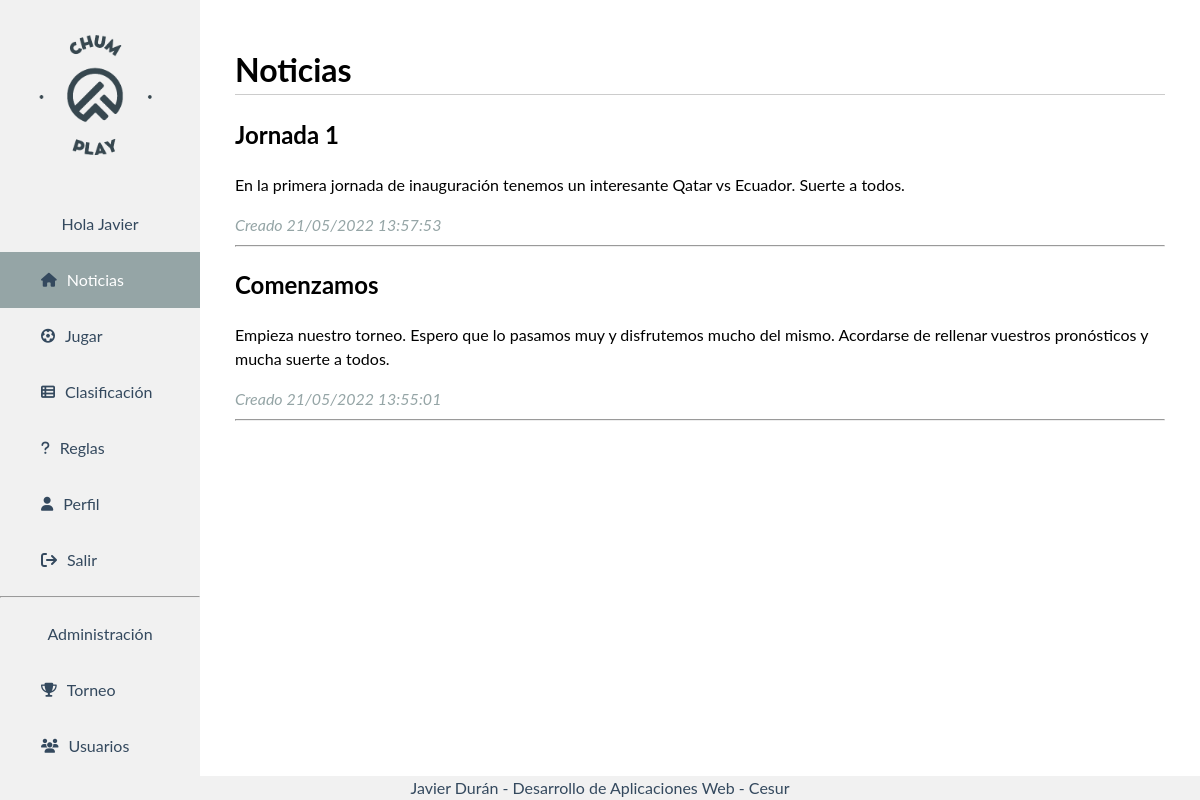
The app's page /home.php (signed in) with its own data.
### tables this page shows
CREATE TABLE `tbl_notices` (
  `id` int(11) NOT NULL,
  `title` varchar(256) NOT NULL,
  `article` varchar(4000) NOT NULL,
  `created` datetime NOT NULL
);

### lib/Session_Users.php (called while the page is built, shortened)
<?php
class Session_Users
{
  private $usuario=null;
  private $rol = null;
  function __construct()
  {
    if(isset($_SESSION["usuario"]) || isset($_SESSION["rol"]) || isset($_SESSION["id"]) ) {
      $this->usuario=$_SESSION["usuario"];
      $this->rol = $_SESSION["rol"];
    }
  }
  public function getUsuario(){
    return $this->usuario;
  }
  public function getRol(){
    return $this->rol;
  }
}
?>

### lib/db.php (called while the page is built, shortened)
<?php
class db
{
  private $host = "localhost";
  private $user = "root";
  private $pass = "";
  private $db_name = "chumplay";
  private $conexion;
  private $error = false;
  function __construct()
  {
    $this->conexion = new mysqli($this->host, $this->user, $this->pass, $this->db_name);
  }
  public function realizarConsulta($consulta)
  {
    if ($this->error == false) {
      $resultado = $this->conexion->query($consulta);
      return $resultado;
    } else {
      $this->error_msj = "Imposible realizar la consulta: " . $consulta;
      return null;
    }
  }
}

### lib/Notices.php (called while the page is built, shortened)
<?php
include "db.php";
class Notices extends db
{
    function listNotices($orderDesc = false)
    {
        if ($orderDesc == false) {
            $sql = "SELECT * from tbl_notices ORDER BY ID DESC";
        } else {
            $sql = "SELECT * from tbl_notices";
        }
        return $this->realizarConsulta($sql);
    }
}

### home.php (the view, shortened to what this page needs)
<?php
include "lib/Notices.php";
include "lib/Session_Users.php";
$notices = new Notices();
$resultado = $notices->listNotices();
$seguridad = new Session_Users();
$nameuser_session = $seguridad->getUsuario();
$roluser_session = $seguridad->getRol();
?>
<!DOCTYPE html>
<html lang="en">
<head>
    <link rel="stylesheet" type="text/css" href="css/menu.css">
    <link rel="stylesheet" type="text/css" href="css/style.css">
    <link rel="stylesheet" href="https://cdnjs.cloudflare.com/ajax/libs/font-awesome/6.1.1/css/all.min.css" />
</head>
<body>
    <div class="sidebar">
        <img src="img/logo.png" alt="ChumPlay" title="ChumPlay">
        <label class="namelogin">Hola <?php echo $nameuser_session; ?></label>
        <a class="active" href="home.php"> <i class="fa fa-home fa-sm"></i>Noticias</a>
        <a href="play.php"><i class="fa fa-solid fa-futbol fa-sm"></i>Jugar</a>
        <a href="rating.php"><i class="fa fa-solid fa-table-list fa-sm"></i>Clasificación</a>
        <a href="rules.php"><i class="fa fa-solid fa-question fa-sm"></i>Reglas</a>
        <a href="profile.php"><i class="fa fa-solid fa-user fa-sm"></i>Perfil</a>
        <a href="logout.php"><i class="fa fa-solid fa-arrow-right-from-bracket"></i>Salir</a>
        <?php if ($roluser_session == 1) { ?>
            <hr>
            <label class="admin">Administración</label>
            <a href="admin/cup.php"><i class="fa fa-solid fa-trophy fa-sm"></i>Torneo</a>
            <a href="admin/players.php"><i class="fa fa-solid fa-users fa-sm"></i>Usuarios</a>
            <a href="admin/notices.php"><i class="fa fa-solid fa-file-lines"></i>Noticias</a>
        <?php }
        ?>
    </div>
    <div class="content">
        <h1>Noticias</h1>
        <section id="content">
        <?php
            while ($row = $resultado->fetch_assoc()) { ?>
            <h2><?php echo $row['title']; ?></h2>
            <p>
                <?php echo $row['article']; ?>
            </p>
            <span class="date">Creado <?php
                $date = date_create($row['created']);
                echo date_format($date, 'd/m/Y H:i:s' );
            ?></span>
            <hr>
        <?php } ?>
        </section>
    </div>
    <div class="footer">
        Javier Durán - Desarrollo de Aplicaciones Web - Cesur
    </div>
</body>
</html>

### css/menu.css (style rules this page uses)
body { margin: 0; font-family: "Lato", sans-serif; }
.fa { padding-right: 10px; }
.admin { display: block; color: #34495e; padding: 16px; text-decoration: none; text-align: center; }
.namelogin { display: block; color: #34495e; padding: 16px; text-decoration: none; text-align: center; }
.sidebar { margin: 0; padding: 0; width: 200px; background-color: #f1f1f1; position: fixed; height: 100%; overflow: auto; font-size: 1.0em; }
.sidebar img { width: 95%; }
.sidebar a { display: block; color: #34495e; padding: 16px; text-decoration: none; }
.sidebar a.active { background-color: #95a5a6; color: white; }
div.content { margin-left: 200px; padding: 25px 35px; }
.footer { position: fixed; left: 0; bottom: 0; width: 100%; background-color: #f1f1f1; color: #34495e; text-align: center; }

### css/style.css (style rules this page uses)
html, body { line-height: 1.5; }
h1 { border-bottom: 1px solid #ccc; }
.date { font-style: italic !important; color: #95a5a6; }
.fa { display: flex; justify-content: center; align-items: center; padding-left: 25px; color: #34495e; }

### records on screen
tbl_notices: title "Jornada 1", article "En la primera jornada de inauguración tenemos un interesante Qatar vs Ecuador. Suerte a todos.", created "21/05/2022 13:57:53"
tbl_notices: title "Comenzamos", article "Empieza nuestro torneo. Espero que lo pasamos muy y disfrutemos mucho del mismo. Acordarse de rellenar vuestros pronósticos y mucha suerte a todos.", created "21/05/2022 13:55:01"

### other values on screen
$nameuser_session "Javier"
